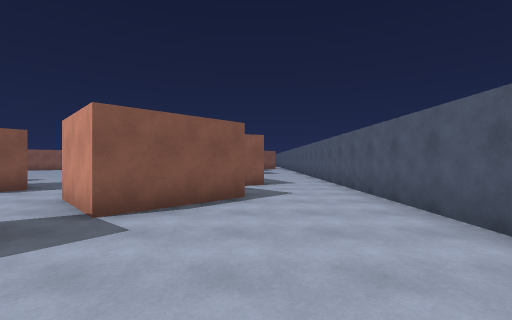
view 1 (above)

24 first-person views from a walk through a 3-D level made in the Unity game engine. The camera is 1.5 m above the floor, looks level and sees 90° across. The floor is counted in squares, 2 m on a side. Each view is taken from the middle of a square. On the plan, view 1 faces up. The plan holds only what a view shows up to about 9 squares ahead; the rest is blank. The place goes on beyond the plan. The player is left out.

view 2
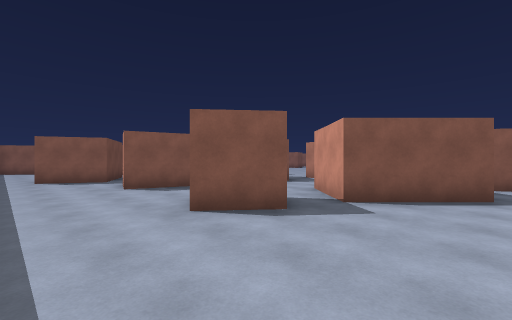

view 3
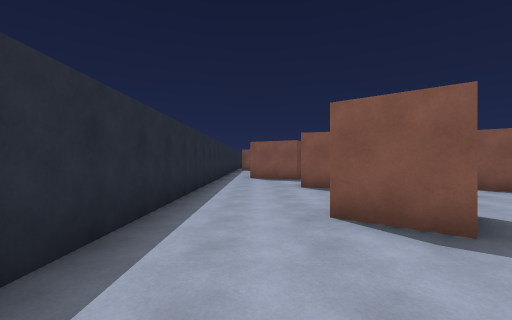

view 4
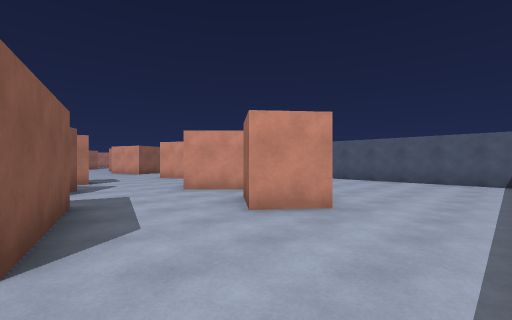

view 5
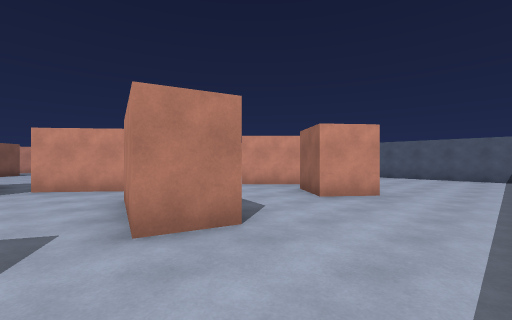

view 6
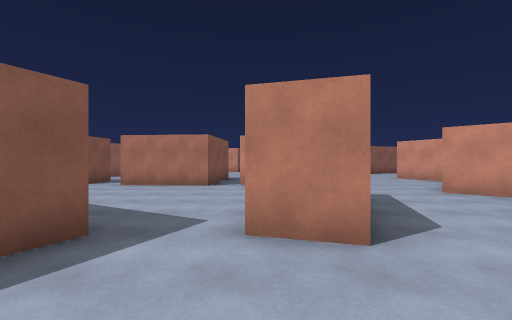

view 7
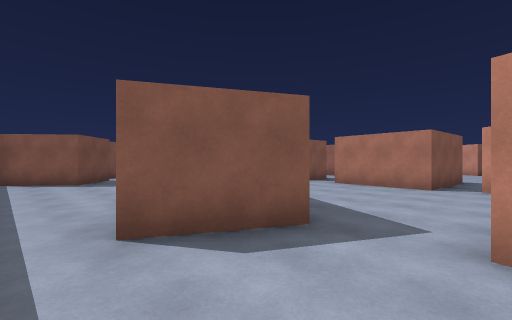

view 8
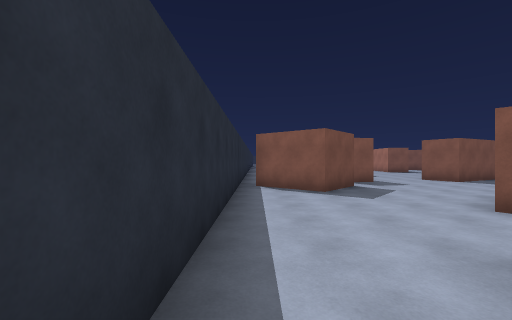

view 9
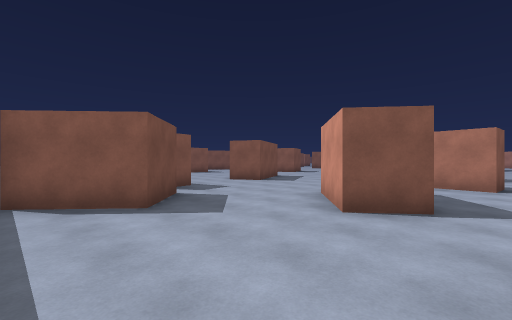

view 10
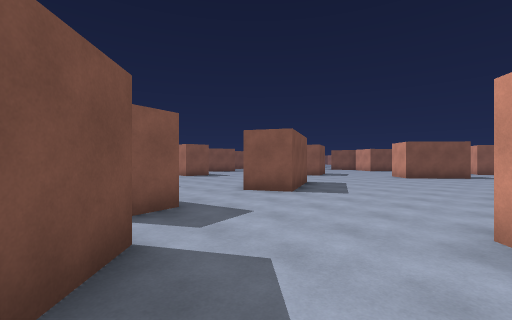

view 11
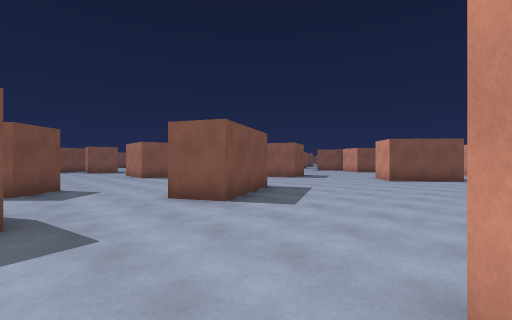

view 12
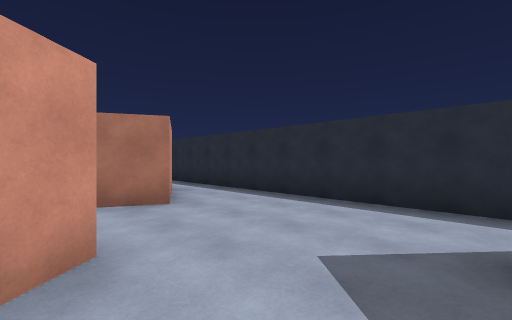

view 13
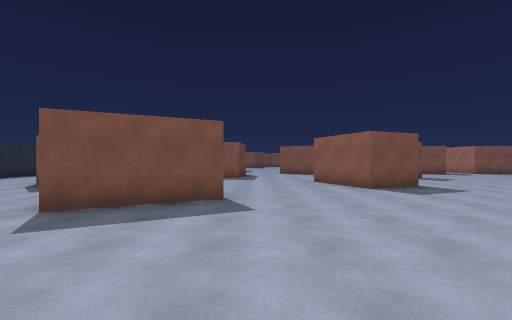

view 14
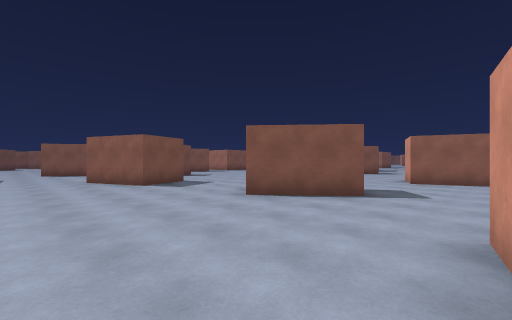

view 15
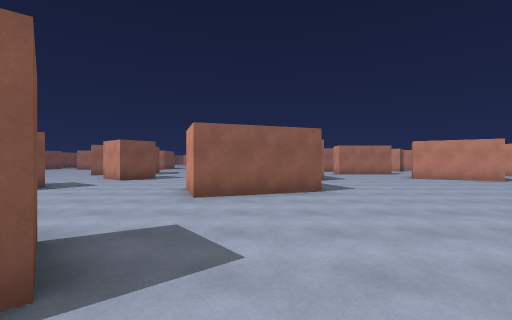

view 16
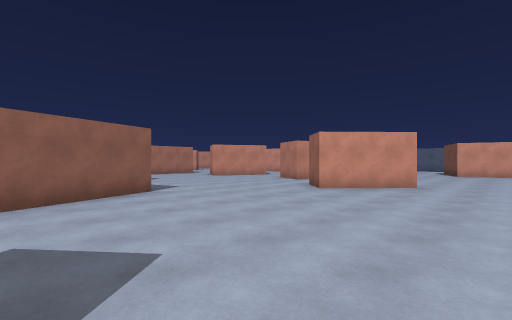

view 17
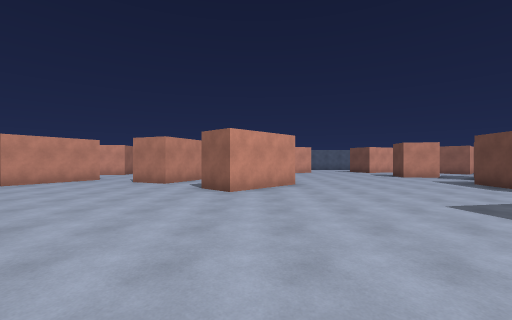

view 18
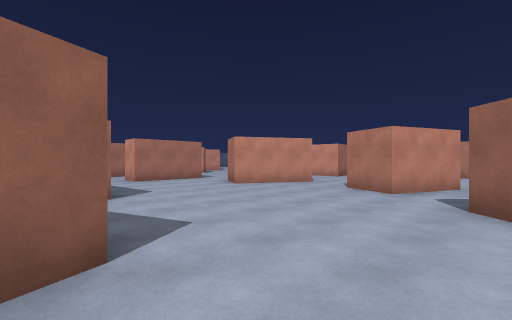

view 19
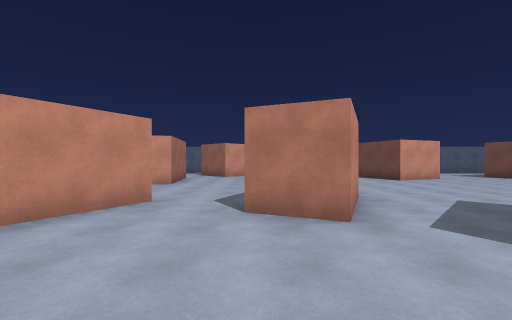

view 20
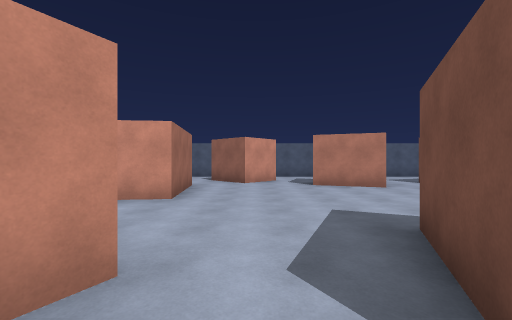

view 21
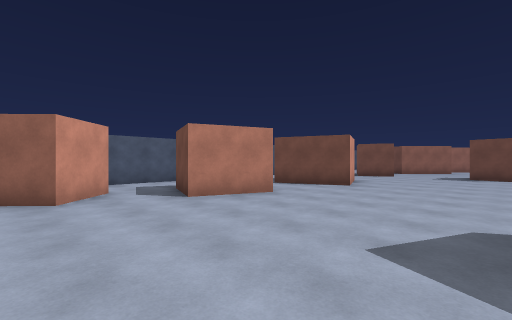

view 22
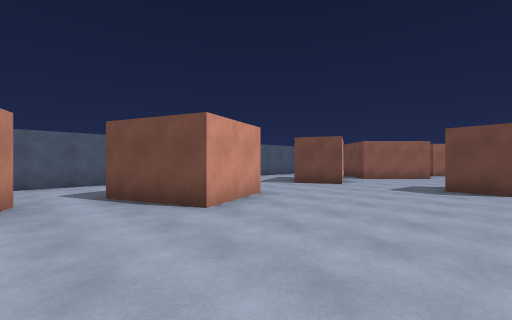

view 23
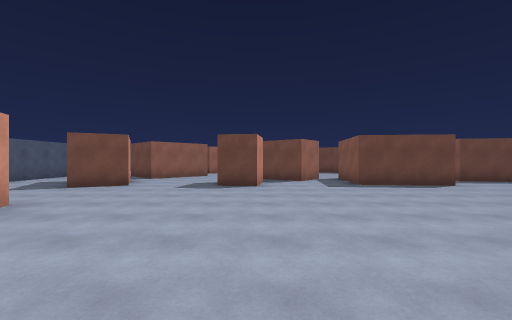

view 24
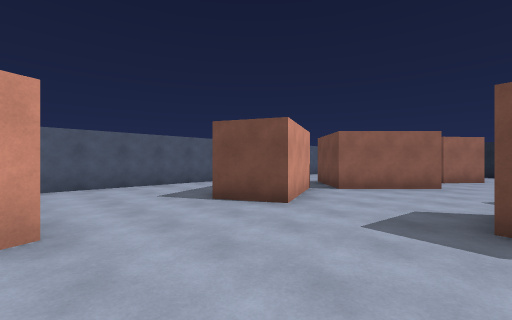

### Floor plan
Points are (right, up) in squares from view 1. A wall is a line through its corners. A room is listed if a view was taken in it or the views show most of it. See-through windows are left out.
Room 1 (views 1, 2, 3)
walls: (-2.1, 3.3) (-3.7, 4.9) (-1.8, 6.8) (-0.2, 5.2) (-2.1, 3.3); (-2.4, 2.2) (-3.3, 1) (-4.4, 1.8) (-3.4, 3); (-1.1, 7.1) (-2.2, 9.5); (-6.2, 3.9) (-7, 1.2); (-5.7, 6.4) (-6.4, 5.5); (-4.5, -1.5) (-1.5, -1.5); (0.3, 7.7) (-0.4, 7.4); (2.5, -1) (2.5, 6.4)
ways out: opening at (-4.8, 0.5) to room 2; opening at (-7, 5) to room 4; opening at (-6, 8) to room 4; opening at (-3.5, 9) to room 4; opening at (1.5, 7.5)
Room 2 (views 4, 5, 6, 7, 8)
walls: (-7, 1.2) (-8.1, 1.6); (-9.6, 1.6) (-10.6, -0.3); (-11.4, -1.5) (-4.5, -1.5)
ways out: opening at (-4.8, 0.5) to room 1; opening at (-11, -1) to room 3; opening at (-9, 2) to room 4
Room 3 (views 9, 10, 11)
walls: (-12.9, 0.9) (-12.3, 2); (-13.7, 3.3) (-14.7, 2.5) (-16.1, 4.2); (-17.7, 1.2) (-17, 0.6) (-18.5, -1.1); (-11.6, 0.3) (-12.6, 0.8); (-18.1, -1.5) (-11.4, -1.5)
ways out: opening at (-11, -1) to room 2; opening at (-17.5, 2.5) to room 4; opening at (-13, 3) to room 4; gap at (-18, -1)
Room 4 (views 12, 13, 14, 15, 16, 17, 18, 19, 20, 21, 22, 23, 24)
walls: (-15, 11.4) (-15.1, 12.1); (-18, 15.4) (-17.2, 14.3) (-19.1, 12.7); (-9.1, 14.7) (-11, 16.6) (-10.1, 17.5); (-11.8, 9.5) (-9.1, 9.3) (-9.4, 6.5) (-12.1, 6.7); (-14.4, 19.1) (-17.2, 18.1) (-17.7, 19.4); (-14.8, 8.2) (-13.1, 8) (-13.3, 6.9) (-14.5, 7); (-6.8, 17.9) (-8.9, 18.9) (-8.3, 20.2); (-8, 20) (-6.2, 19.2); (-21, 8.4) (-19.7, 5.9) (-20.8, 5.3); (-23.3, 13.7) (-22.6, 11.9) (-24.9, 11); (-6.2, 8.4) (-6, 9.7) (-4.8, 9.5); (-7.3, 21.9) (-9.7, 23.2) (-9.3, 24); (-6.8, 5.5) (-8.5, 6.9); (-1.9, 12.7) (-2.6, 14.7); (-19.8, 3) (-19.6, 2.2); (-2, 17.4) (-1.3, 19.3); (-2.2, 9.5) (-0.9, 10.1); (-18.4, 1.9) (-17.7, 1.2); (-8.1, 1.6) (-7.4, 4.1); (-23.8, 4.1) (-22.9, 3.2); (-0.7, 21.3) (0, 22.2); (-1.4, 22.9) (-4.1, 22.6) (-4.2, 23.7)
ways out: opening at (-7, 5) to room 1; opening at (-6, 8) to room 1; opening at (-3.5, 9) to room 1; opening at (-9, 2) to room 2; opening at (-17.5, 2.5) to room 3; opening at (-13, 3) to room 3; opening at (-22, 3); opening at (-12.5, 25.5); opening at (-5.5, 23); opening at (-1.5, 11.5); opening at (-1.5, 16); opening at (-1, 23); opening at (0, 20)

Positions as (right, up) in squares from view 1, and headings:
1: (0, 0), facing up
2: (0, -1), facing up-left
3: (0, 0), facing left
4: (-7, -1), facing up-right
5: (-9, -1), facing up-right
6: (-8, -1), facing up
7: (-8, -1), facing up-left
8: (-11, -1), facing left
9: (-13, -1), facing up-left
10: (-16, 1), facing up-left
11: (-16, 3), facing up-left
12: (-17, 3), facing down-right
13: (-16, 9), facing left
14: (-15, 9), facing up-left
15: (-16, 13), facing up
16: (-17, 13), facing up-right
17: (-17, 16), facing right
18: (-15, 17), facing up-right
19: (-12, 20), facing right
20: (-9, 21), facing right
21: (-6, 22), facing down-right
22: (-6, 17), facing down-right
23: (-6, 17), facing down
24: (-5, 13), facing down-right
